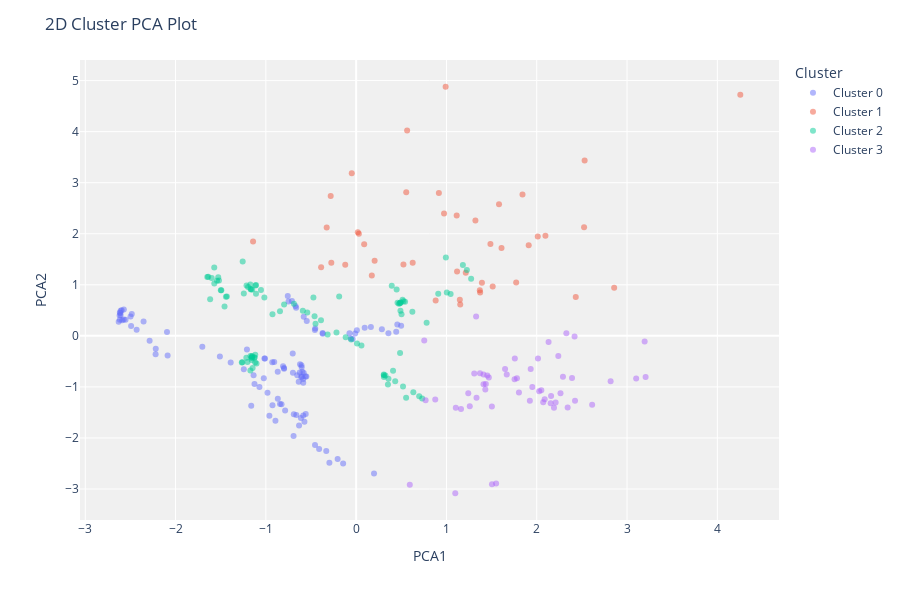

Here is the notebook cell this chart was saved with:
### Code cell
plot_model(kmeans, plot = 'cluster')
